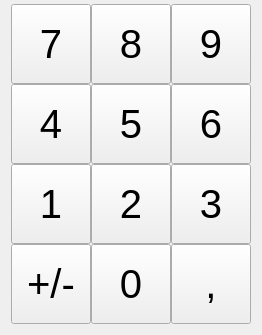
<?xml version="1.0" encoding="UTF-8"?>
<ui version="4.0">
 <class>numpad</class>
 <widget class="QWidget" name="numpad">
  <property name="windowModality">
   <enum>Qt::ApplicationModal</enum>
  </property>
  <property name="geometry">
   <rect>
    <x>0</x>
    <y>0</y>
    <width>248</width>
    <height>328</height>
   </rect>
  </property>
  <property name="sizePolicy">
   <sizepolicy hsizetype="Expanding" vsizetype="Expanding">
    <horstretch>0</horstretch>
    <verstretch>0</verstretch>
   </sizepolicy>
  </property>
  <property name="minimumSize">
   <size>
    <width>240</width>
    <height>320</height>
   </size>
  </property>
  <property name="windowTitle">
   <string>Form</string>
  </property>
  <property name="current_value" stdset="0">
   <string/>
  </property>
  <layout class="QGridLayout" name="gridLayout">
   <property name="sizeConstraint">
    <enum>QLayout::SetMinimumSize</enum>
   </property>
   <property name="topMargin">
    <number>4</number>
   </property>
   <property name="spacing">
    <number>0</number>
   </property>
   <item row="0" column="0">
    <widget class="QPushButton" name="QPB_7">
     <property name="minimumSize">
      <size>
       <width>80</width>
       <height>80</height>
      </size>
     </property>
     <property name="font">
      <font>
       <pointsize>30</pointsize>
      </font>
     </property>
     <property name="text">
      <string>7</string>
     </property>
    </widget>
   </item>
   <item row="0" column="1">
    <widget class="QPushButton" name="QPB_8">
     <property name="minimumSize">
      <size>
       <width>80</width>
       <height>80</height>
      </size>
     </property>
     <property name="font">
      <font>
       <pointsize>30</pointsize>
      </font>
     </property>
     <property name="text">
      <string>8</string>
     </property>
    </widget>
   </item>
   <item row="0" column="2">
    <widget class="QPushButton" name="QPB_9">
     <property name="minimumSize">
      <size>
       <width>80</width>
       <height>80</height>
      </size>
     </property>
     <property name="font">
      <font>
       <pointsize>30</pointsize>
      </font>
     </property>
     <property name="text">
      <string>9</string>
     </property>
    </widget>
   </item>
   <item row="1" column="0">
    <widget class="QPushButton" name="QPB_4">
     <property name="minimumSize">
      <size>
       <width>80</width>
       <height>80</height>
      </size>
     </property>
     <property name="font">
      <font>
       <pointsize>30</pointsize>
      </font>
     </property>
     <property name="text">
      <string>4</string>
     </property>
    </widget>
   </item>
   <item row="1" column="1">
    <widget class="QPushButton" name="QPB_5">
     <property name="enabled">
      <bool>true</bool>
     </property>
     <property name="minimumSize">
      <size>
       <width>80</width>
       <height>80</height>
      </size>
     </property>
     <property name="font">
      <font>
       <pointsize>30</pointsize>
      </font>
     </property>
     <property name="text">
      <string>5</string>
     </property>
    </widget>
   </item>
   <item row="1" column="2">
    <widget class="QPushButton" name="QPB_6">
     <property name="minimumSize">
      <size>
       <width>80</width>
       <height>80</height>
      </size>
     </property>
     <property name="font">
      <font>
       <pointsize>30</pointsize>
      </font>
     </property>
     <property name="text">
      <string>6</string>
     </property>
    </widget>
   </item>
   <item row="2" column="0">
    <widget class="QPushButton" name="QPB_1">
     <property name="minimumSize">
      <size>
       <width>80</width>
       <height>80</height>
      </size>
     </property>
     <property name="font">
      <font>
       <pointsize>30</pointsize>
      </font>
     </property>
     <property name="text">
      <string>1</string>
     </property>
    </widget>
   </item>
   <item row="2" column="1">
    <widget class="QPushButton" name="QPB_2">
     <property name="minimumSize">
      <size>
       <width>80</width>
       <height>80</height>
      </size>
     </property>
     <property name="font">
      <font>
       <pointsize>30</pointsize>
      </font>
     </property>
     <property name="text">
      <string>2</string>
     </property>
    </widget>
   </item>
   <item row="2" column="2">
    <widget class="QPushButton" name="QPB_3">
     <property name="minimumSize">
      <size>
       <width>80</width>
       <height>80</height>
      </size>
     </property>
     <property name="font">
      <font>
       <pointsize>30</pointsize>
      </font>
     </property>
     <property name="text">
      <string>3</string>
     </property>
    </widget>
   </item>
   <item row="3" column="0">
    <widget class="QPushButton" name="QPB_PLUS_MINUS">
     <property name="minimumSize">
      <size>
       <width>80</width>
       <height>80</height>
      </size>
     </property>
     <property name="font">
      <font>
       <pointsize>30</pointsize>
      </font>
     </property>
     <property name="text">
      <string>+/-</string>
     </property>
    </widget>
   </item>
   <item row="3" column="1">
    <widget class="QPushButton" name="QPB_0">
     <property name="minimumSize">
      <size>
       <width>80</width>
       <height>80</height>
      </size>
     </property>
     <property name="font">
      <font>
       <pointsize>30</pointsize>
      </font>
     </property>
     <property name="text">
      <string>0</string>
     </property>
    </widget>
   </item>
   <item row="3" column="2">
    <widget class="QPushButton" name="QPB_POINT">
     <property name="minimumSize">
      <size>
       <width>80</width>
       <height>80</height>
      </size>
     </property>
     <property name="font">
      <font>
       <pointsize>30</pointsize>
      </font>
     </property>
     <property name="text">
      <string>,</string>
     </property>
    </widget>
   </item>
  </layout>
 </widget>
 <resources/>
 <connections/>
</ui>
